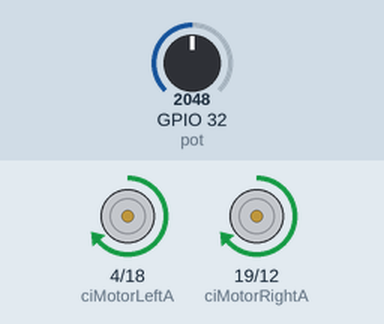
The sketch below on a simulated ESP32. Parts: motor-driver pin pairs drawn as motors (green arrow = first pin HIGH = forward, orange = second pin HIGH = backward, longer = more drive). The inputs (shaded band) are chosen by the test bench; at power-on: GPIO 32 (pot) = 2048.

Above: at 1.2 s.
1.3 s: GPIO 32 (pot) set to 2866
At 2.5 s:
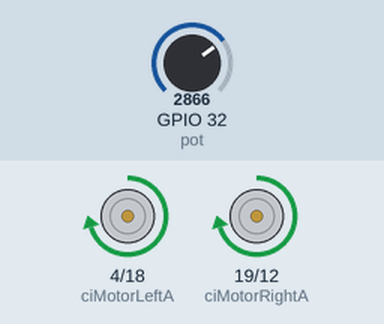
2.8 s: GPIO 32 (pot) set to 95
At 3.8 s:
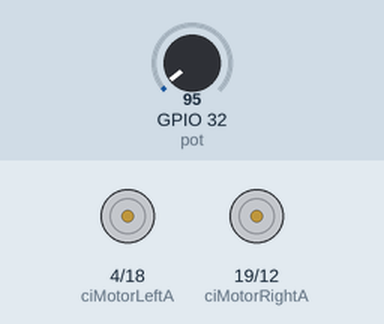
4.3 s: GPIO 32 (pot) set to 154
5.8 s: GPIO 32 (pot) set to 171
At 6.1 s:
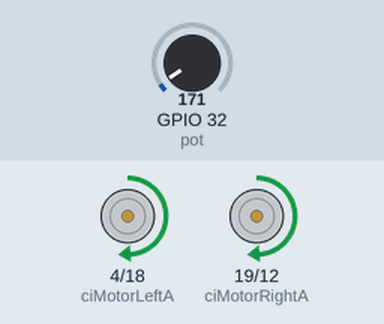
7.3 s: GPIO 32 (pot) set to 0
At 8.5 s:
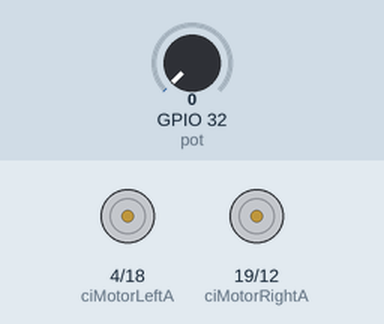
Timing chart, 0 to 9.8 s (numbered marks = the images above; inputs shaded):
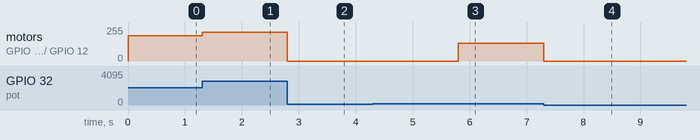

The sketch:

Real_Motor_Test.ino
```cpp
#define ciMotorLeftA 4
#define ciMotorLeftB 18
#define ciMotorRightA 19
#define ciMotorRightB 12
#define pot A4

int WheelSpeed;

void setup() {
  // put your setup code here, to run once:
  ledcAttachPin(ciMotorLeftA, 1);
  ledcAttachPin(ciMotorLeftB, 2);
  ledcAttachPin(ciMotorRightA, 3);
  ledcAttachPin(ciMotorRightB, 4);

  ledcSetup(1, 20000, 8);
  ledcSetup(2, 20000, 8);
  ledcSetup(3, 20000, 8);
  ledcSetup(4, 20000, 8);
}

void loop() {
  WheelSpeed = map(analogRead(pot), 0, 4096, 130, 255);

  if(WheelSpeed >= 135){
    ledcWrite(1, WheelSpeed);
    ledcWrite(2, 0);
    ledcWrite(3, WheelSpeed);
    ledcWrite(4, 0);
  } else {
    ledcWrite(1, 0);
    ledcWrite(2, 0);
    ledcWrite(3, 0);
    ledcWrite(4, 0);
  }
}
```

Measured:
- the behaviour switches between 163 and 164 on GPIO 32 (pot) (found by bisection; images 2 and 3)
- after the input at 1.3 s, motor on GPIO 4 (ciMotorLeftA) / GPIO 18 (ciMotorLeftB), motor on GPIO 19 (ciMotorRightA) / GPIO 12 (ciMotorRightB): forward 191/255 → forward 216/255 at once
- after the input at 2.8 s, motor on GPIO 4 (ciMotorLeftA) / GPIO 18 (ciMotorLeftB), motor on GPIO 19 (ciMotorRightA) / GPIO 12 (ciMotorRightB): forward 216/255 → stopped at once
- after the input at 4.3 s, every drawn part: stays the same
- after the input at 5.8 s, motor on GPIO 4 (ciMotorLeftA) / GPIO 18 (ciMotorLeftB), motor on GPIO 19 (ciMotorRightA) / GPIO 12 (ciMotorRightB): stopped → forward 134/255 at once
- after the input at 7.3 s, motor on GPIO 4 (ciMotorLeftA) / GPIO 18 (ciMotorLeftB), motor on GPIO 19 (ciMotorRightA) / GPIO 12 (ciMotorRightB): forward 134/255 → stopped at once
